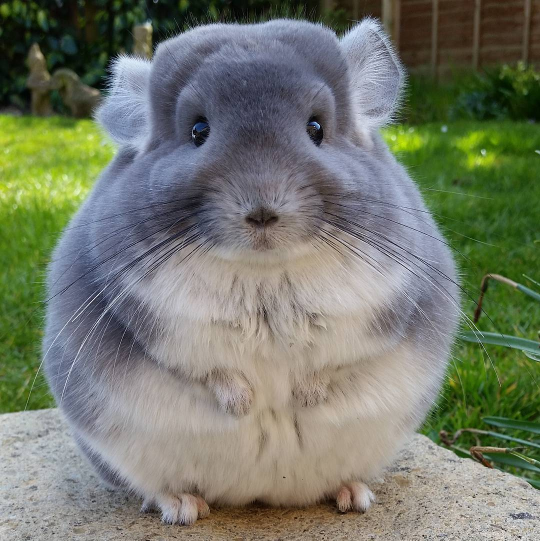
#> input picture pillow/images/chinchilla.jpg, 1080 x 1081 px (shown at 1/2 size)
$ python crop.py
#> lines starting #> are read from the running program, lines starting #| are printed output that depends on the picture
#!/usr/bin/env python3
from PIL import Image

try:
    img = Image.open("images/chinchilla.jpg")
#> img is the input picture: PIL image 1080x1081 RGB; mean R, G, B 116.3, 121.5, 107.1

    # pixel de inicio en X, pixel de inicio en Y, pixeles a cortar en X, pixeles a cortar en Y
    box = (300, 100, 500, 400)
    img = img.crop(box)
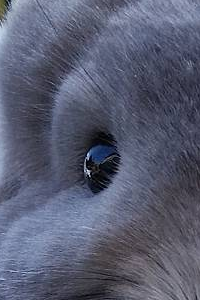
#> img: PIL image 200x300 RGB; mean R, G, B 88.4, 92.4, 113.3

    img.show()
except IOError:
    print("No es posible abrir la imagen")
